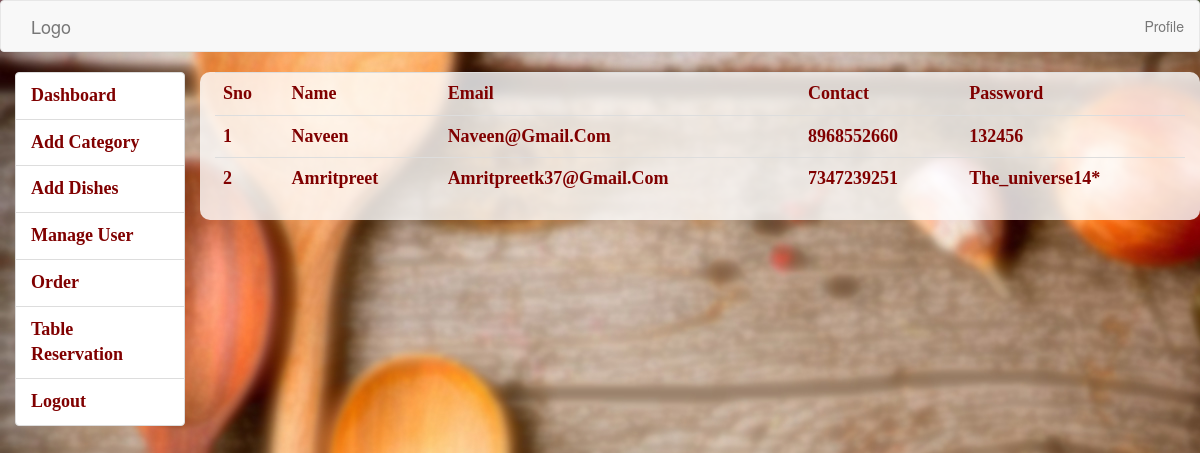
/admin/user1.php, run on the app's committed database.
### tables this page shows
CREATE TABLE `register` (
  `id` int(11) NOT NULL,
  `name` varchar(100) NOT NULL,
  `email` varchar(100) NOT NULL,
  `contact` varchar(100) NOT NULL,
  `password` varchar(100) NOT NULL
);

### admin/user1.php (the view, shortened to what this page needs)
<html>
<head>
<link rel="stylesheet" href="css/bootstrap.css"/>
	<link rel="stylesheet" href="css/bootstrap.min.css"/>
</head>
<body>
  <?php
  include 'menu1.php';
  ?>
<div class="col-lg-10" style="background: rgb(255,255,255,.8); border-radius: 10px;">
<table class="table">
  <tr>
    <td>Sno</td>
    <td>Name</td>
    <td>Email</td>
    <td>Contact</td>
    <td>Password</td>
  </tr>
<?php
include 'connect.php';
$ins=$conn->query("SELECT * FROM register ORDER BY id ASC");
while($inss=mysqli_fetch_array($ins))
{
  ?>
  <tr>
  <td><?php echo $inss['id'];?></td>
   <td><?php echo $inss['name'];?></td>
    <td><?php echo $inss['email'];?></td>
    <td><?php echo $inss['contact'];?></td>
     <td><?php echo $inss['password'];?></td>
   </tr>
<?php
}
?>
</table>
</div>
</body>
</html>

### admin/connect.php (style rules this page uses)
body { background-image: url('../img/5.jpg'); width: 100%; }
body table { color: maroon; font-weight: bold; text-transform: capitalize; border-radius: 10px; font-family: Gabriola; font-size: 18px; }

### data on the page
register: id "1", name "Naveen", email "Naveen@gmail.com", contact "8968552660", password "132456"
register: id "2", name "Amritpreet", email "Amritpreetk37@gmail.com", contact "7347239251", password "The_universe14*"
